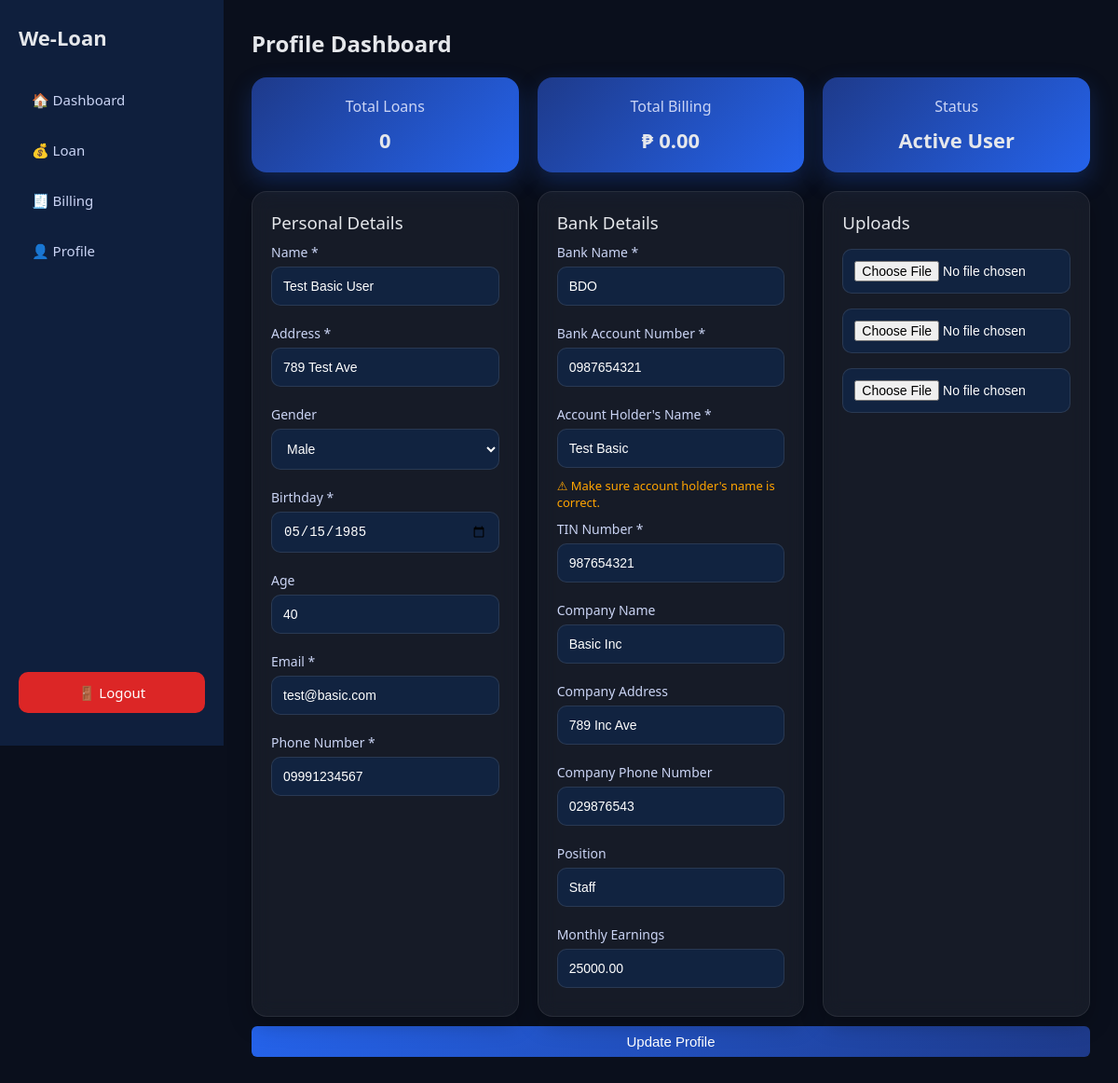
/basic_user/profile.php (signed in), run on an earlier commit of the app's database.
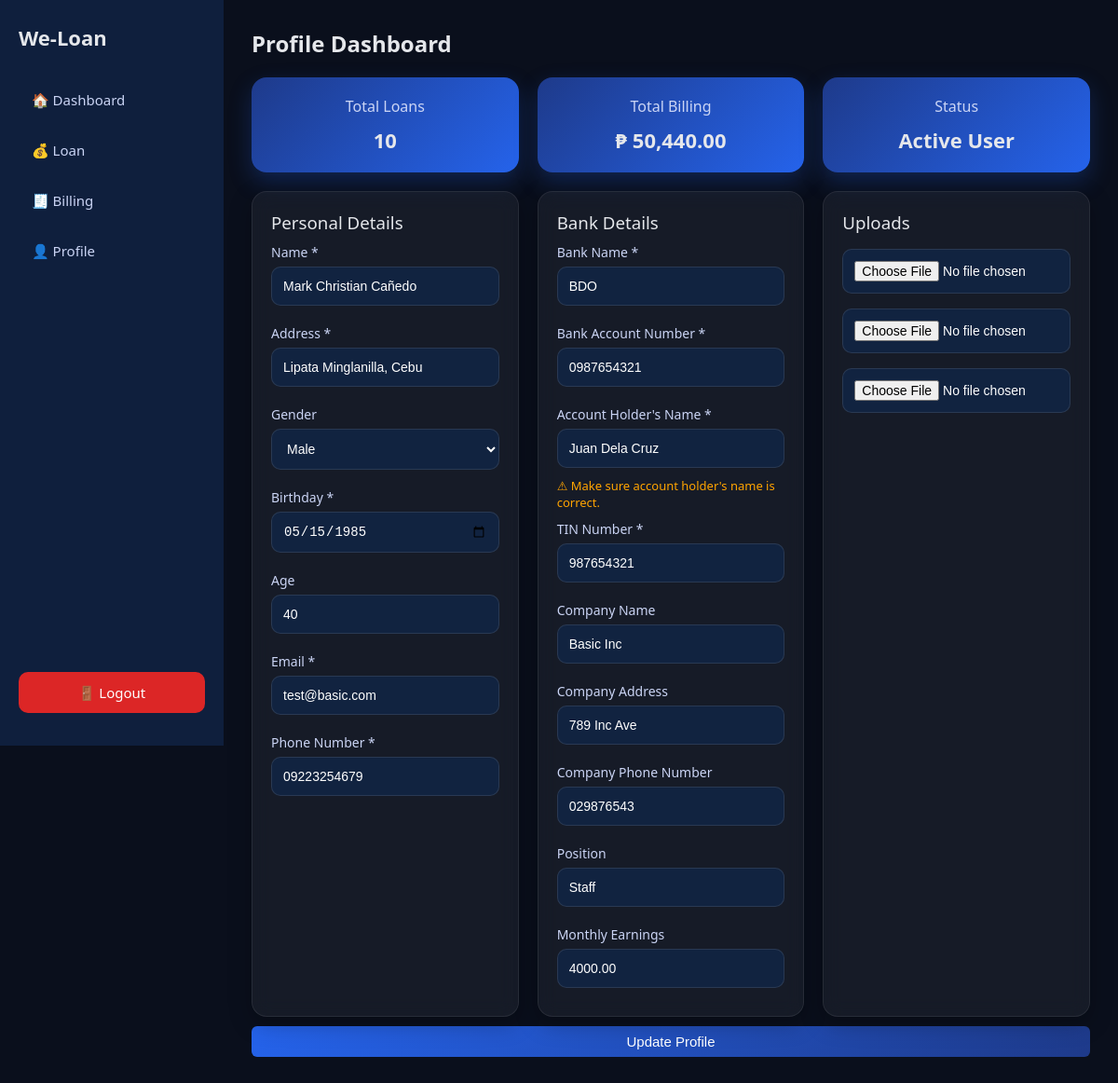
And on a later commit of the database.
### tables this page shows
CREATE TABLE `users` (
  `id` int(11) NOT NULL,
  `username` varchar(255) NOT NULL COMMENT 'Username or email',
  `email` varchar(255) NOT NULL,
  `password_hash` varchar(255) NOT NULL,
  `account_type` enum('basic','premium') NOT NULL DEFAULT 'basic',
  `name` varchar(255) NOT NULL,
  `address` text NOT NULL,
  `gender` enum('male','female','other') DEFAULT NULL,
  `birthday` date NOT NULL,
  `age` int(11) DEFAULT 0 COMMENT 'Computed from birthday',
  `phone` varchar(11) NOT NULL COMMENT 'PH format 09xxxxxxxxx',
  `bank_name` varchar(255) NOT NULL,
  `bank_account` varchar(50) NOT NULL,
  `account_holder` varchar(255) NOT NULL,
  `tin` varchar(20) NOT NULL,
  `company_name` varchar(255) NOT NULL,
  `company_address` text NOT NULL,
  `company_phone` varchar(11) NOT NULL,
  `position` varchar(255) NOT NULL,
  `monthly_earnings` decimal(10,2) NOT NULL,
  `proof_billing_path` varchar(500) DEFAULT NULL,
  `valid_id_path` varchar(500) DEFAULT NULL,
  `coe_path` varchar(500) DEFAULT NULL,
  `status` enum('pending','active','disabled') DEFAULT 'pending',
  `verified` tinyint(1) DEFAULT 0,
  `savings_balance` decimal(10,2) DEFAULT 0.00,
  `current_loan_amount` decimal(10,2) DEFAULT 0.00,
  `max_loan_amount` decimal(10,2) DEFAULT 10000.00 COMMENT 'Increases gradually up to 50000',
  `max_tenure_months` int(11) DEFAULT 12,
  `last_savings_activity` date DEFAULT NULL,
  `created_at` timestamp NOT NULL DEFAULT current_timestamp(),
  `updated_at` timestamp NOT NULL DEFAULT current_timestamp() ON UPDATE current_timestamp()
);

### basic_user/profile.php (the view, shortened to what this page needs)
<?php
require_once __DIR__ . '/../db_connect_new.php';
$user_id = $_SESSION['user_id'];
$stmt = $pdo->prepare("SELECT COUNT(*) FROM loans WHERE user_id = ?");
$stmt->execute([$user_id]);
$total_loans = (int) $stmt->fetchColumn();
$stmt = $pdo->prepare("SELECT SUM(received_amount) FROM loans WHERE user_id = ?");
$stmt->execute([$user_id]);
$total_billing = (float) ($stmt->fetchColumn() ?? 0);
$stmt = $pdo->prepare("SELECT * FROM users WHERE id = ?");
$stmt->execute([$user_id]);
$user = $stmt->fetch(PDO::FETCH_ASSOC);
?>
<!DOCTYPE html>
<html>
<head>
<link rel="stylesheet" href="dashboard.css">
</head>
<body>
<div class="container">
<?php include 'sidebar.php'; ?>
<div class="main">
<h2>Profile Dashboard</h2>
<div class="cards">
    <div class="card-box">
        <h3>Total Loans</h3>
        <p><?= $total_loans ?></p>
    </div>
    <div class="card-box">
        <h3>Total Billing</h3>
        <p>₱ <?= number_format($total_billing, 2) ?></p>
    </div>
    <div class="card-box">
        <h3>Status</h3>
        <p>Active User</p>
    </div>
</div>
<form method="POST" id="profileForm">
<div class="cards">
<div class="card" style="flex:1;">
<h3>Personal Details</h3>
<label>Name *</label>
<input type="text" name="name" value="<?= htmlspecialchars($user['name'] ?? '') ?>" required>
<label>Address *</label>
<input type="text" name="address" value="<?= htmlspecialchars($user['address'] ?? '') ?>" required>
<label>Gender</label>
<select name="gender">
    <option value="Male" <?= ($user['gender'] ?? '') == 'Male' ? 'selected' : '' ?>>Male</option>
</select>
<label>Birthday *</label>
<input type="date" name="birthday" id="birthday"
value="<?= $user['birthday'] ?? '' ?>"
onchange="calcAge()" required>
<label>Age</label>
<input type="number" id="age" readonly
value="<?= isset($user['birthday']) ? date_diff(date_create($user['birthday']), date_create('today'))->y : '' ?>">
<label>Email *</label>
<input type="email" name="email" value="<?= htmlspecialchars($user['email'] ?? '') ?>" required>
<label>Phone Number *</label>
<input type="text" name="phone"
value="<?= htmlspecialchars($user['phone'] ?? '') ?>"
pattern="09[0-9]{9}"
placeholder="09XXXXXXXXX"
required>
</div>
<div class="card" style="flex:1;">
<h3>Bank Details</h3>
<label>Bank Name *</label>
<input type="text" name="bank_name" value="<?= htmlspecialchars($user['bank_name'] ?? '') ?>" required>
<label>Bank Account Number *</label>
<input type="text" name="bank_account" value="<?= htmlspecialchars($user['bank_account'] ?? '') ?>" required>
<label>Account Holder's Name *</label>
<input type="text" name="account_holder" value="<?= htmlspecialchars($user['account_holder'] ?? '') ?>" required>
<p style="color:orange;font-size:13px;">⚠ Make sure account holder's name is correct.</p>
<label>TIN Number *</label>
<input type="text" name="tin" value="<?= htmlspecialchars($user['tin'] ?? '') ?>" required>
<label>Company Name</label>
<input type="text" name="company_name" value="<?= htmlspecialchars($user['company_name'] ?? '') ?>">
<label>Company Address</label>
<input type="text" name="company_address" value="<?= htmlspecialchars($user['company_address'] ?? '') ?>">
<label>Company Phone Number</label>
<input type="text" name="company_phone" value="<?= htmlspecialchars($user['company_phone'] ?? '') ?>">
<label>Position</label>
<input type="text" name="position" value="<?= htmlspecialchars($user['position'] ?? '') ?>">
<label>Monthly Earnings</label>
<input type="number" name="monthly_earnings" value="<?= htmlspecialchars($user['monthly_earnings'] ?? '') ?>">
</div>
<div class="card" style="flex:1;">
<h3>Uploads</h3>
<input type="file">
<input type="file">
<input type="file">
</div>
</div>
<button type="submit">Update Profile</button>
</form>
</div>
</div>
</body>
</html>

What changed in the data, as far as the page shows it:
changed users "test@basic.com": name "Test Basic User" → "Mark Christian Cañedo"; address "789 Test Ave" → "Lipata Minglanilla, Cebu"; phone "09991234567" → "09223254679"; account_holder "Test Basic" → "Juan Dela Cruz"; monthly_earnings "25000.00" → "4000.00"
Also different on the page:
$total_loans: "0" → "10"
$total_billing: "0.00" → "50,440.00"
